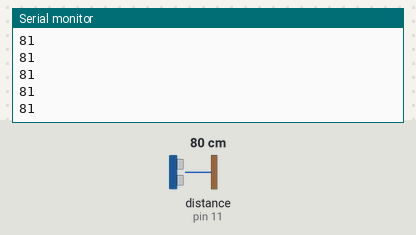
Bench run of a sketch on a simulated Arduino Uno, built with avr-gcc and run on an emulated ATmega328P. On the bench: the last lines printed to the serial monitor. Inputs (shaded band) come from the test bench; at power-on: distance to the obstacle (sensor on pin 11) 80 cm. The echo pulse lasts 58.3 µs per cm.

Above: at 1.2 s.
1.3 s: distance to the obstacle (sensor on pin 11) set to 2 cm
At 2.2 s:
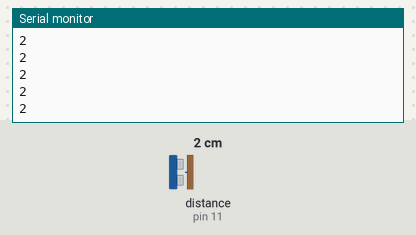
2.8 s: distance to the obstacle (sensor on pin 11) set to 4 cm
At 3.3 s:
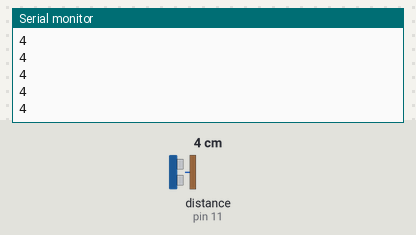
Timing chart, 0 to 5.8 s (numbered marks = the images above; inputs shaded):
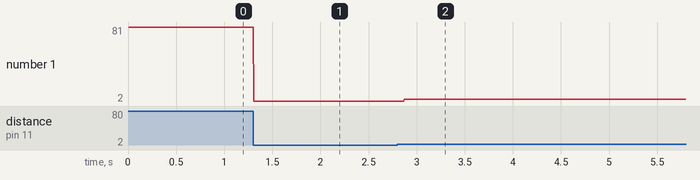

Measured:
- after the input at 1.3 s, the serial monitor: prints a new line at once (image 1)
- after the input at 2.8 s, the serial monitor: prints a new line after 0.07 s (image 2)
- plotted number 1: 81 → 2 after the input at 1.3 s, 2 → 4 after the input at 2.8 s

The sketch:

Sensor_ultrasonico.ino
```cpp
#include <NewPing.h> //Librería para controlar el sensor ultrasónico

//Definimos los pines para el sensor ultrasónico HC-SR04
#define TRIG 12
#define ECHO 11

NewPing sonar(TRIG, ECHO);
void setup() {
  Serial.begin(9600);
}

void loop() {
   //Realiza la lectura del sensor ultrasónico
  int distancia=sonar.ping_cm();

  Serial.println(distancia);

}
```
